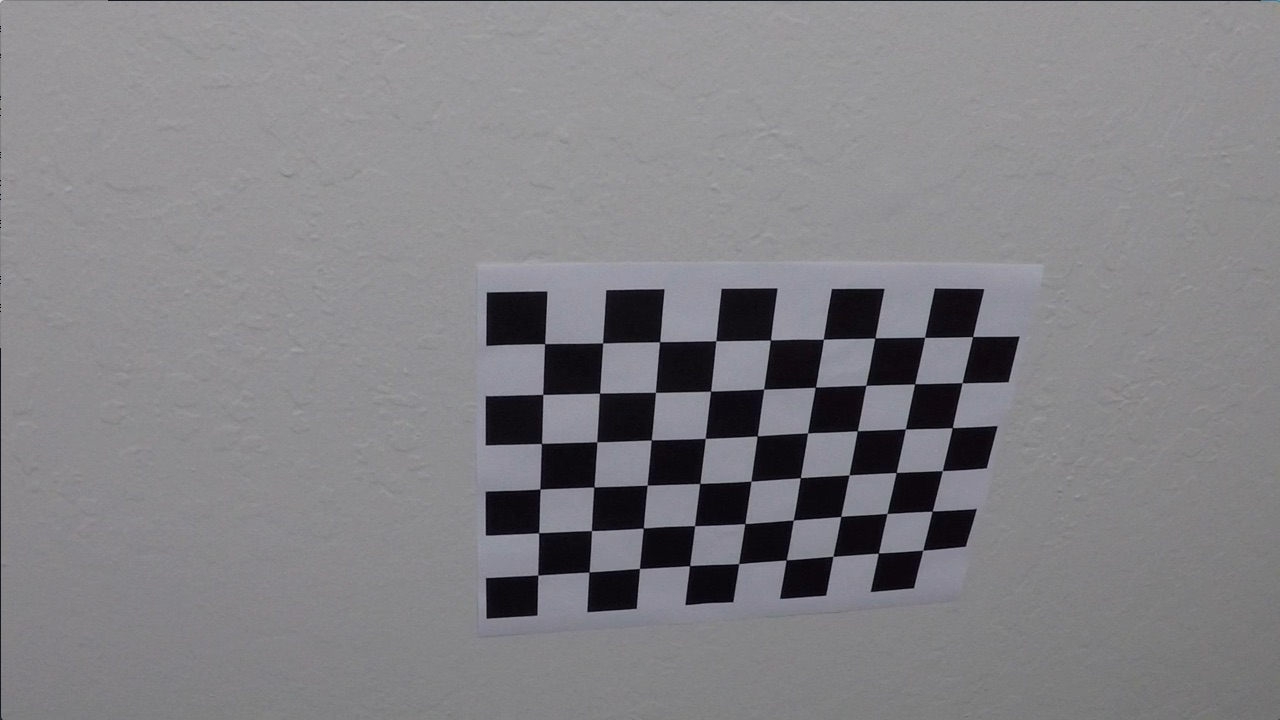
#> input picture camera_cal/calibration10.jpg, 1280 x 720 px; its folder holds only this picture in this run
$ jupyter execute --allow-errors P2.ipynb   (shell and % lines are left out)   (older library calls are emulated)
#> lines starting #> are read from the running program, lines starting #| are printed output that depends on the picture
### helper.py
import numpy as np
import matplotlib.image as mpimg
import matplotlib.pyplot as plt
import cv2


def points_extraction(images, nx, ny):
    """
    perform the extraction of object points and image points
    :param images: list of images
    :param nx: the number of inside corners in x
    :param ny: the number of inside corners in y
    :return: object points, image points and retvalues
    """
#> called with nx = 9, ny = 6

    # Arrays to store object points and image points from all the images.
    objpoints = []  # 3d points in real world space
    imgpoints = []  # 2d points in image plane.
    retlist = []

    # prepare object points, like (0,0,0), (1,0,0), (2,0,0) ....,(6,5,0)
    objp = np.zeros((ny * nx, 3), np.float32)
    objp[:, :2] = np.mgrid[0:nx, 0:ny].T.reshape(-1, 2)

    for idx, fname in enumerate(images):
        img = cv2.imread(fname)
#> img is the input picture: shape (720, 1280, 3); mean B, G, R 133.1, 129.4, 130.2
        gray = cv2.cvtColor(img, cv2.COLOR_BGR2GRAY)

        # Find the chessboard corners
        ret, corners = cv2.findChessboardCorners(gray, (nx, ny), None)
#> ret = True; corners = 54 rows, first 8: [545.3, 343.1], [602.7, 342.8], [660.1, 341.3], [715.8, 340.7], [770.6, 340], [823.5, 339.2], [874.3, 338.5], [925.1, 337.4]

        retlist.append(ret)

        # If found, add object points, image points
        if ret == True:
            objpoints.append(objp)
            imgpoints.append(corners)

    #         # Draw and display the corners
    #         cv2.drawChessboardCorners(img, (8, 6), corners, ret)
    #         # write_name = 'corners_found'+str(idx)+'.jpg'
    #         # cv2.imwrite(write_name, img)
    #         cv2.imshow('img', img)
    #         cv2.waitKey(500)
    #
    # cv2.destroyAllWindows()
    return objpoints, imgpoints, retlist


# Define a function that takes an image, number of x and y points,
# camera matrix and distortion coefficients
# [62 lines left out: functions corners_unwarp, abs_sobel_thresh, not called in this run]


# Define a function that applies Sobel x and y,
# then computes the magnitude of the gradient
# and applies a threshold
def mag_thresh(img, is_gray=True, sobel_kernel=3, mag_thresh=(0, 255)):
    # Apply the following steps to img
    # 1) Convert to grayscale
    gray = np.copy(img)
    if is_gray == False:
        gray = cv2.cvtColor(img, cv2.COLOR_BGR2GRAY)
    # 2) Take the gradient in x and y separately
    sobelx = cv2.Sobel(gray, cv2.CV_64F, 1, 0, ksize=sobel_kernel)
    sobely = cv2.Sobel(gray, cv2.CV_64F, 0, 1, ksize=sobel_kernel)
    # 3) Calculate the magnitude
    abs_sobelxy = np.sqrt(sobelx ** 2 + sobely ** 2)
    # 4) Scale to 8-bit (0 - 255) and convert to type = np.uint8
    scaled_sobel = np.uint8(255 * abs_sobelxy / np.max(abs_sobelxy))
    # 5) Create a binary mask where mag thresholds are met
    binary_output = np.zeros_like(scaled_sobel)
    binary_output[(scaled_sobel >= mag_thresh[0]) & (scaled_sobel <= mag_thresh[1])] = 1
    # 6) Return this mask as your binary_output image

    return binary_output


# Define a function that applies Sobel x and y,
# then computes the direction of the gradient
# and applies a threshold.
def dir_threshold(img, is_gray=True, sobel_kernel=3, thresh=(0, np.pi / 2)):
    # Apply the following steps to img
    # 1) Convert to grayscale
    gray = np.copy(img)
    if is_gray == False:
        gray = cv2.cvtColor(img, cv2.COLOR_BGR2GRAY)
    # 2) Take the gradient in x and y separately
    sobelx = cv2.Sobel(gray, cv2.CV_64F, 1, 0, ksize=sobel_kernel)
    sobely = cv2.Sobel(gray, cv2.CV_64F, 0, 1, ksize=sobel_kernel)
    # 3) Take the absolute value of the x and y gradients
    abs_sobelx = np.absolute(sobelx)
    abs_sobely = np.absolute(sobely)
    # 4) Use np.arctan2(abs_sobely, abs_sobelx) to calculate the direction of the gradient
    gr_orient = np.arctan2(abs_sobely, abs_sobelx)
    # 5) Create a binary mask where direction thresholds are met
    binary_output = np.zeros_like(gr_orient)
    # 6) Return this mask as your binary_output image
    binary_output[(gr_orient >= thresh[0]) & (gr_orient <= thresh[1])] = 1

    return binary_output


# Define a function that thresholds the S-channel of HLS
# Use exclusive lower bound (>) and inclusive upper (<=)
# [424 lines left out: functions hls_select, hist, find_lane_pixels, fit_polynomial, fit_poly, search_around_poly and 6 more, not called in this run]

### P2.ipynb
[cell 1]
import numpy as np
import cv2
import glob
import matplotlib.pyplot as plt

[cell 2]
from helper import points_extraction, corners_unwarp, abs_sobel_thresh, mag_thresh, dir_threshold, hls_select
from helper import hist, find_lane_pixels, fit_polynomial, fit_poly, search_around_poly, measure_curvature_pixels
from helper import measure_curvature_real, region_of_interest

# Camera Calibration and Distortion Correction Steps

[cell 3]
# make list of calibration images
images = glob.glob('camera_cal/calibration*.jpg')

(objpoints, imgpoints, retlist) = points_extraction(images, nx=9, ny=6)
#> objpoints = 1 item; imgpoints = 1 item; retlist = [True]

[cell 4]
img = cv2.imread('camera_cal/calibration1.jpg')
#> (the rest of this cell did not finish here and is left out)

# Color & Gradient Threshold Step

[cell 5]
def color_gradient_pipline(img, s_thresh=(125, 255), sx_thresh=(50, 90), m_thresh=(55, 110)):
    img = np.copy(img)

    undist = cv2.undistort(img, mtx, dist, None, mtx)

    img = np.copy(undist)

    # Convert to HLS color space and separate the V channel
    hls = cv2.cvtColor(img, cv2.COLOR_BGR2HLS)
    h_channel = hls[:,:,0]
    l_channel = hls[:,:,1]
    s_channel = hls[:,:,2]

    # Sobel x
    sx_binary = abs_sobel_thresh(l_channel, orient='x', sobel_kernel=5, sob_thresh=sx_thresh)

    # Magnitude
    mag_binary = mag_thresh(l_channel, sobel_kernel=9, mag_thresh=m_thresh)

    # Threshold color channel
    s_binary = hls_select(img, thresh=s_thresh)

    # Combine the two binary thresholds
    combined_binary = np.zeros_like(sx_binary)
    combined_binary[(s_binary == 1) | (sx_binary == 1) | (mag_binary == 1)] = 1

    # Stack each channel
    color_binary = np.dstack(( np.zeros_like(sx_binary), sx_binary, s_binary)) * 255
    return color_binary, combined_binary, sx_binary, s_binary, mag_binary

[cell 6]
def show_color_gradient_pipline(img):
    # [11 lines of commented-out code are left out]

    color_binary, combined_binary, sx_binary, s_binary, mag_binary = color_gradient_pipline(image, \
                                                                            s_thresh=(175, 250), \
                                                                            sx_thresh=(50,90), m_thresh=(55, 110))

    # [10 lines of commented-out code are left out]

    f, (ax1, ax2) = plt.subplots(1, 2, figsize=(24, 9))
    f.tight_layout()

    ax1.imshow(combined_binary, cmap='gray')
    ax1.set_title('Combined Image', fontsize=40)

    ax2.imshow(mag_binary, cmap='gray')
    ax2.set_title('mag_binary', fontsize=40)
    plt.subplots_adjust(left=0., right=1, top=0.9, bottom=0.)

    f, (ax1, ax2) = plt.subplots(1, 2, figsize=(24, 9))
    f.tight_layout()

    ax1.imshow(sx_binary, cmap='gray')
    ax1.set_title('sx_binary', fontsize=40)

    ax2.imshow(s_binary, cmap='gray')
    ax2.set_title('s_binary', fontsize=40)
    plt.subplots_adjust(left=0., right=1, top=0.9, bottom=0.)

[cell 7]
image = cv2.imread('test_images/test5.jpg')
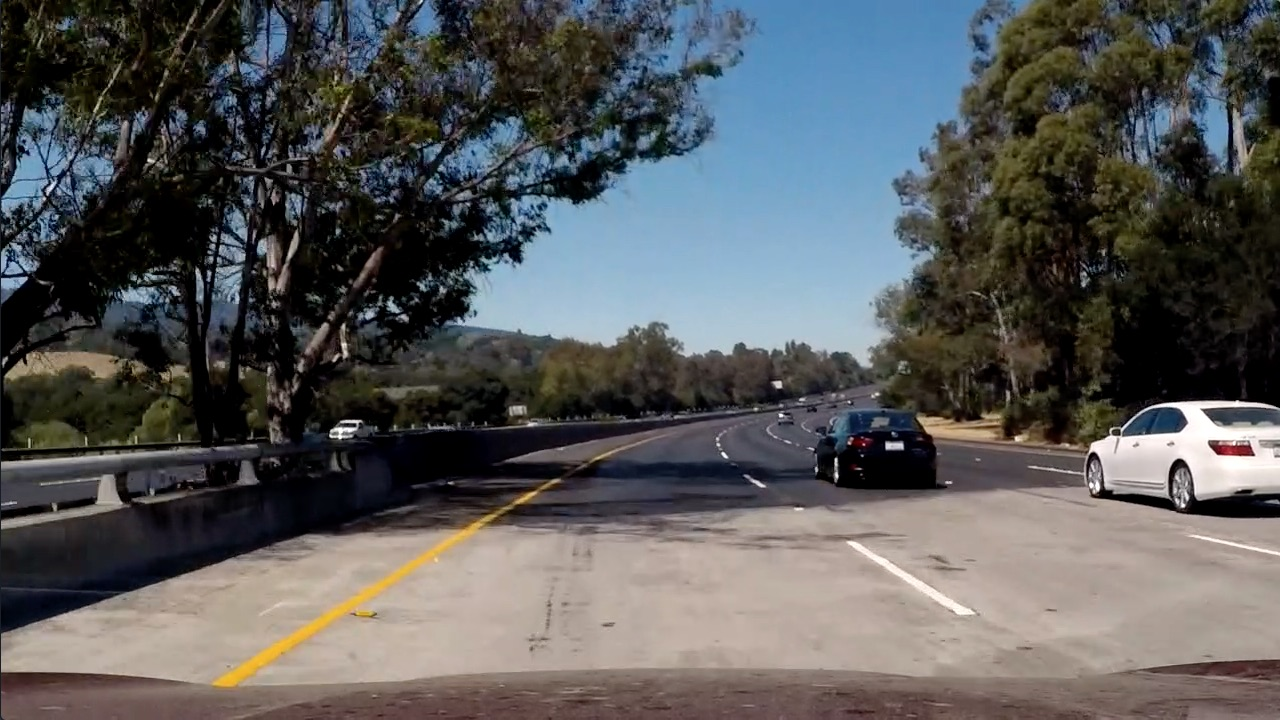
#> input picture test_images/test5.jpg, 1280 x 720 px
#> image is the input picture: shape (720, 1280, 3); mean B, G, R 89.8, 89.3, 88.5

#> (the rest of this cell did not finish here and is left out)


[cell 8]
image = cv2.imread('test_images/test2.jpg')
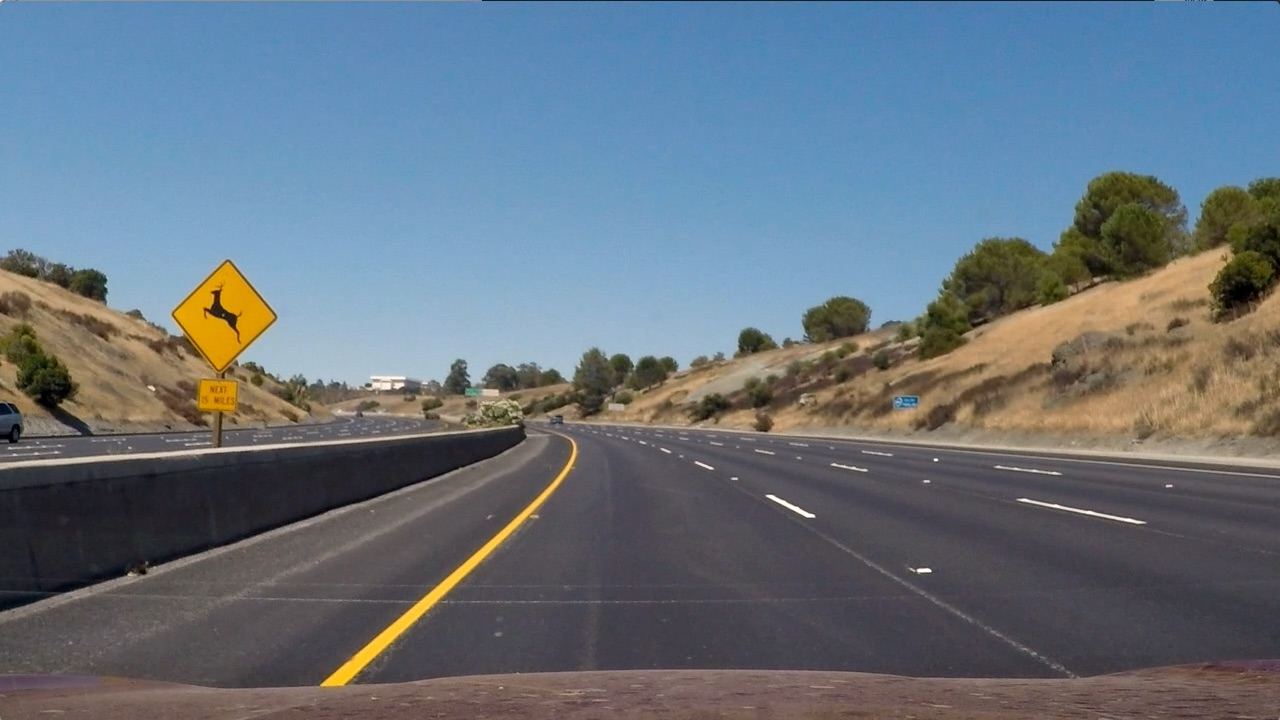
#> input picture test_images/test2.jpg, 1280 x 720 px
#> image is the input picture: shape (720, 1280, 3); mean B, G, R 125.5, 114.6, 102.8

#> (the rest of this cell did not finish here and is left out)


[cell 9]
image = cv2.imread('test_images/test3.jpg')
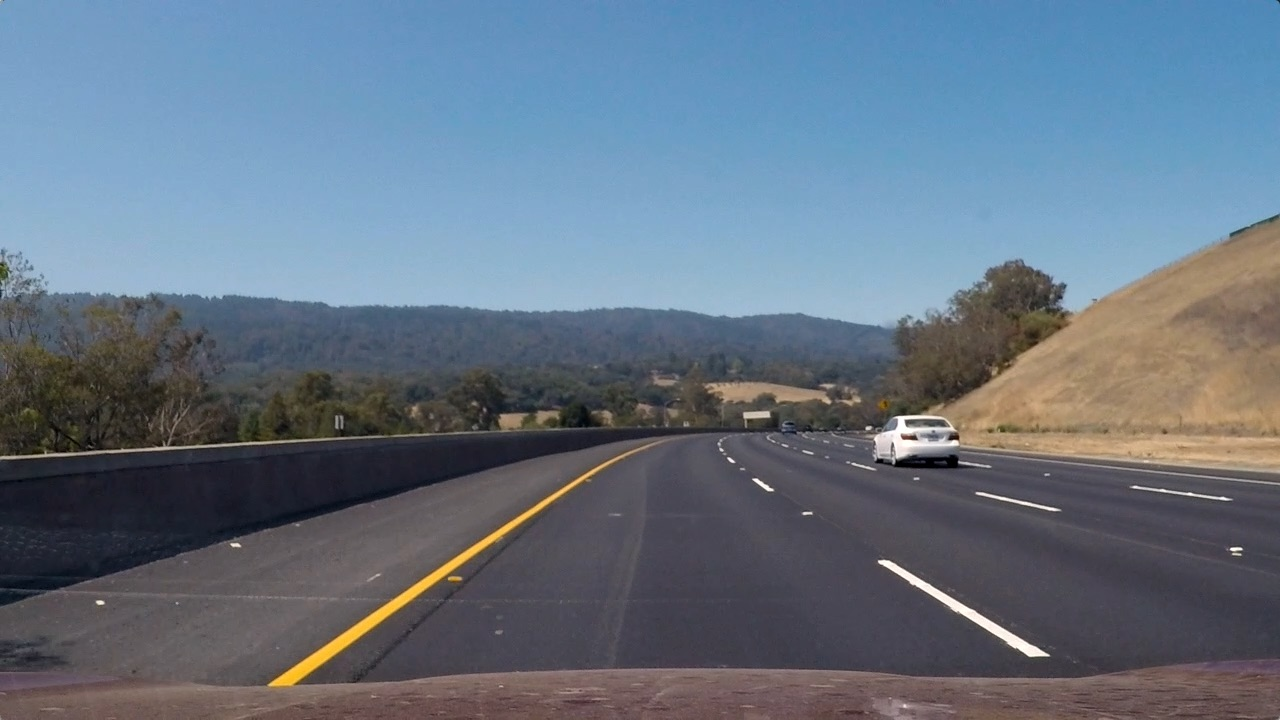
#> input picture test_images/test3.jpg, 1280 x 720 px
#> image is the input picture: shape (720, 1280, 3); mean B, G, R 130.7, 115.3, 101.1
#> (the rest of this cell did not finish here and is left out)


[cell 10]
image = cv2.imread('test_images/test4.jpg')
#> (the rest of this cell did not finish here and is left out)


[cell 11]
image = cv2.imread('test_images/test5.jpg')
#> (the rest of this cell did not finish here and is left out)

[cell 12]
image = cv2.imread('test_images/test6.jpg')
#> (the rest of this cell did not finish here and is left out)

[cell 13]
image = cv2.imread('test_images/straight_lines1.jpg')
#> (the rest of this cell did not finish here and is left out)

[cell 14]
image = cv2.imread('test_images/straight_lines2.jpg')
#> (the rest of this cell did not finish here and is left out)

[cell 15]
image = cv2.imread('test_images/test5.jpg')

# Convert to HLS color space and separate the V channel
hls = cv2.cvtColor(image, cv2.COLOR_BGR2HLS)
#> hls: shape (720, 1280, 3); mean of channels 0, 1, 2 55.5, 89.2, 70.1
h_channel = hls[:,:,0]
l_channel = hls[:,:,1]
s_channel = hls[:,:,2]

# mag_binary = mag_thresh(image, sobel_kernel=9, mag_thresh=(30, 100))

# dir_binary = dir_threshold(image, sobel_kernel=15, thresh=(0.7, 1.3))

binary_output = np.zeros_like(h_channel)
binary_output[(h_channel > 20) & (h_channel <= 100)] = 1

mag_binary = mag_thresh(l_channel, sobel_kernel=9, mag_thresh=(55, 110))
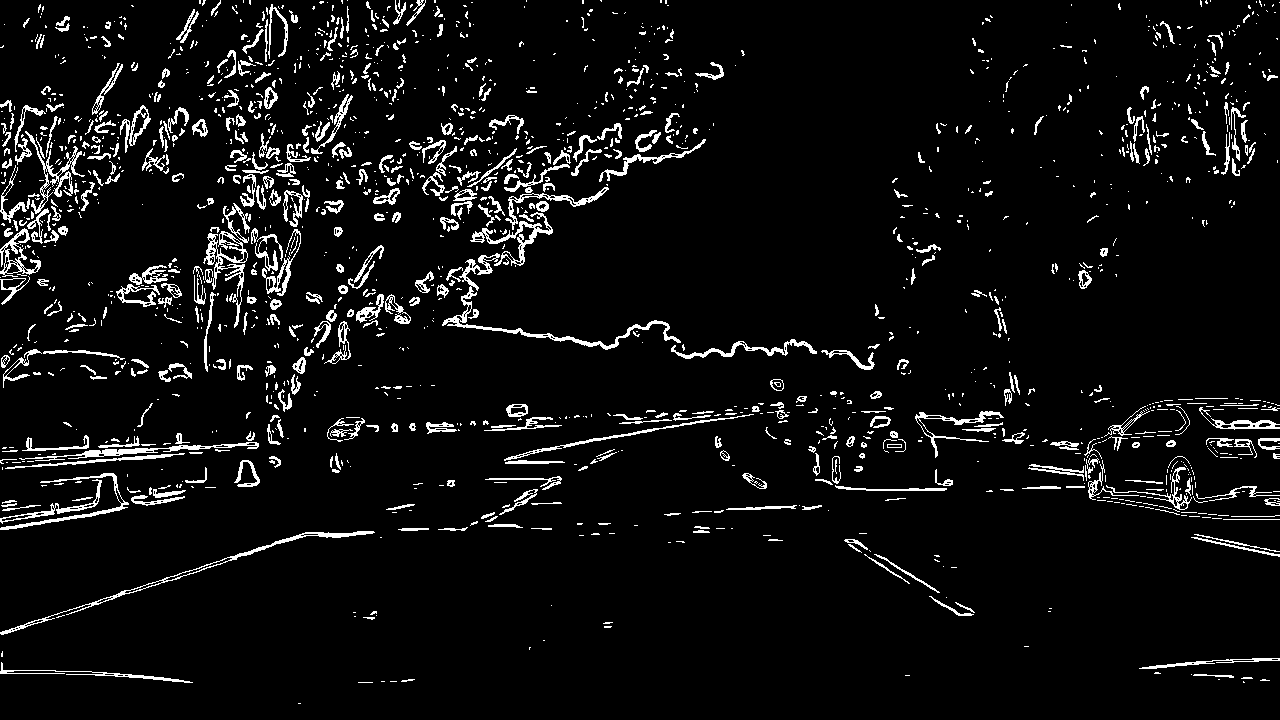
#> mag_binary: shape (720, 1280); values 0 (black) and 1 (white), 5.9% white in thin lines or dots

dir_binary = dir_threshold(l_channel, sobel_kernel=13, thresh=(0.8, 1.1))
#> dir_binary: shape (720, 1280) float64; values 0 (black) and 1 (white), 16.8% white in thin lines or dots

# Combine the two binary thresholds
combined_binary = np.zeros_like(dir_binary)
combined_binary[(mag_binary == 1) | (dir_binary == 1)] = 1

combined_binary2 = np.zeros_like(binary_output)
combined_binary2[(binary_output == 1) | (mag_binary == 1)] = 1

R = image[:,:,2]
G = image[:,:,1]
B = image[:,:,0]

r_thresh = (200, 255)
r_binary = np.zeros_like(R)
r_binary[(R > r_thresh[0]) & (R <= r_thresh[1])] = 1

g_thresh = (200, 255)
g_binary = np.zeros_like(G)
g_binary[(G > g_thresh[0]) & (G <= g_thresh[1])] = 1

f, (ax1, ax2, ax3) = plt.subplots(1, 3, figsize=(24, 9))
f.tight_layout()

ax1.imshow(h_channel, cmap='gray')
ax1.set_title('h_channel', fontsize=40)

ax2.imshow(l_channel, cmap='gray')
ax2.set_title('l_channel', fontsize=40)

ax3.imshow(s_channel, cmap='gray')
ax3.set_title('s_channel', fontsize=40)

plt.subplots_adjust(left=0., right=1, top=0.9, bottom=0.)


f, (ax1, ax2) = plt.subplots(1, 2, figsize=(24, 9))
f.tight_layout()

ax1.imshow(mag_binary, cmap='gray')
ax1.set_title('mag_binary', fontsize=40)

ax2.imshow(dir_binary, cmap='gray')
ax2.set_title('dir_binary', fontsize=40)
plt.subplots_adjust(left=0., right=1, top=0.9, bottom=0.)


f, (ax1, ax2) = plt.subplots(1, 2, figsize=(24, 9))
f.tight_layout()

ax1.imshow(combined_binary2, cmap='gray')
ax1.set_title('combined_binary2', fontsize=40)

ax2.imshow(combined_binary, cmap='gray')
ax2.set_title('combined_binary', fontsize=40)
plt.subplots_adjust(left=0., right=1, top=0.9, bottom=0.)

f, (ax1, ax2) = plt.subplots(1, 2, figsize=(24, 9))
f.tight_layout()

ax1.imshow(r_binary, cmap='gray')
ax1.set_title('r_binary', fontsize=40)

ax2.imshow(G, cmap='gray')
ax2.set_title('g_binary', fontsize=40)
plt.subplots_adjust(left=0., right=1, top=0.9, bottom=0.)

[cell 16]
plt.imshow(combined_binary, cmap='gray')
plt.show()
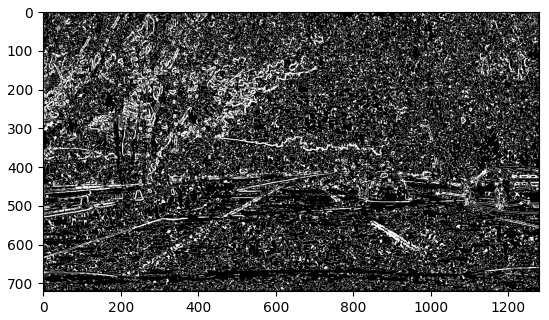
#> figure drawn by matplotlib, 1 panel
